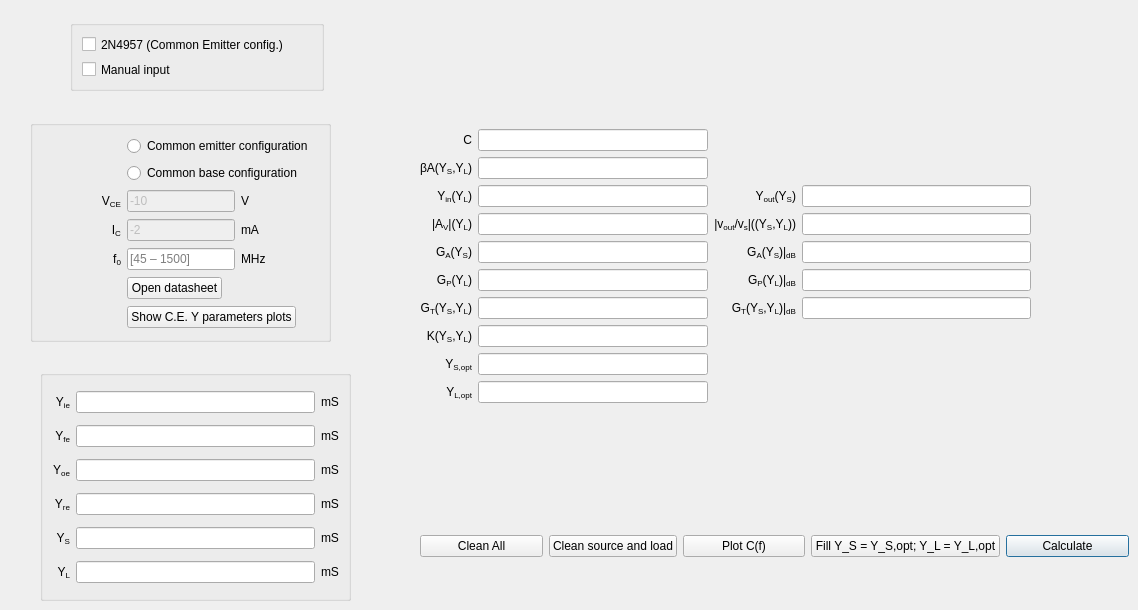
      <widget class="QWidget" name="tab_5">
       <attribute name="title">
        <string>Y</string>
       </attribute>
       <widget class="QGroupBox" name="groupBox_4">
        <property name="geometry">
         <rect>
          <x>30</x>
          <y>120</y>
          <width>301</width>
          <height>222</height>
         </rect>
        </property>
        <property name="title">
         <string/>
        </property>
        <layout class="QGridLayout" name="gridLayout_3">
         <item row="0" column="1" colspan="2">
          <widget class="QRadioButton" name="radioButton_CE">
           <property name="text">
            <string>Common emitter configuration</string>
           </property>
          </widget>
         </item>
         <item row="1" column="1" colspan="2">
          <widget class="QRadioButton" name="radioButton_CB">
           <property name="text">
            <string>Common base configuration</string>
           </property>
          </widget>
         </item>
         <item row="2" column="0">
          <widget class="QLabel" name="label_165">
           <property name="text">
            <string>&lt;html&gt;&lt;head/&gt;&lt;body&gt;&lt;p&gt;V&lt;span style=&quot; vertical-align:sub;&quot;&gt;CE&lt;/span&gt;&lt;/p&gt;&lt;/body&gt;&lt;/html&gt;</string>
           </property>
           <property name="alignment">
            <set>Qt::AlignRight|Qt::AlignTrailing|Qt::AlignVCenter</set>
           </property>
          </widget>
         </item>
         <item row="2" column="1">
          <widget class="QLineEdit" name="vce_box_2">
           <property name="enabled">
            <bool>false</bool>
           </property>
           <property name="sizePolicy">
            <sizepolicy hsizetype="Fixed" vsizetype="Fixed">
             <horstretch>0</horstretch>
             <verstretch>0</verstretch>
            </sizepolicy>
           </property>
           <property name="text">
            <string>-10</string>
           </property>
          </widget>
         </item>
         <item row="2" column="2">
          <widget class="QLabel" name="label_37">
           <property name="sizePolicy">
            <sizepolicy hsizetype="Minimum" vsizetype="Preferred">
             <horstretch>0</horstretch>
             <verstretch>0</verstretch>
            </sizepolicy>
           </property>
           <property name="text">
            <string>V</string>
           </property>
          </widget>
         </item>
         <item row="3" column="0">
          <widget class="QLabel" name="label_166">
           <property name="text">
            <string>&lt;html&gt;&lt;head/&gt;&lt;body&gt;&lt;p&gt;I&lt;span style=&quot; vertical-align:sub;&quot;&gt;C&lt;/span&gt;&lt;/p&gt;&lt;/body&gt;&lt;/html&gt;</string>
           </property>
           <property name="alignment">
            <set>Qt::AlignRight|Qt::AlignTrailing|Qt::AlignVCenter</set>
           </property>
          </widget>
         </item>
         <item row="3" column="1">
          <widget class="QLineEdit" name="vce_box_3">
           <property name="enabled">
            <bool>false</bool>
           </property>
           <property name="sizePolicy">
            <sizepolicy hsizetype="Fixed" vsizetype="Fixed">
             <horstretch>0</horstretch>
             <verstretch>0</verstretch>
            </sizepolicy>
           </property>
           <property name="text">
            <string>-2</string>
           </property>
          </widget>
         </item>
         <item row="3" column="2">
          <widget class="QLabel" name="label_38">
           <property name="sizePolicy">
            <sizepolicy hsizetype="Minimum" vsizetype="Preferred">
             <horstretch>0</horstretch>
             <verstretch>0</verstretch>
            </sizepolicy>
           </property>
           <property name="text">
            <string>mA</string>
           </property>
          </widget>
         </item>
         <item row="4" column="0">
          <widget class="QLabel" name="label_118">
           <property name="sizePolicy">
            <sizepolicy hsizetype="Minimum" vsizetype="Preferred">
             <horstretch>0</horstretch>
             <verstretch>0</verstretch>
            </sizepolicy>
           </property>
           <property name="text">
            <string>f&lt;sub&gt;0&lt;/sub&gt;</string>
           </property>
           <property name="alignment">
            <set>Qt::AlignRight|Qt::AlignTrailing|Qt::AlignVCenter</set>
           </property>
          </widget>
         </item>
         <item row="4" column="1">
          <widget class="QLineEdit" name="f0_box_2">
           <property name="sizePolicy">
            <sizepolicy hsizetype="Fixed" vsizetype="Fixed">
             <horstretch>0</horstretch>
             <verstretch>0</verstretch>
            </sizepolicy>
           </property>
           <property name="placeholderText">
            <string>[45 – 1500]</string>
           </property>
          </widget>
         </item>
         <item row="4" column="2">
          <widget class="QLabel" name="label_8">
           <property name="sizePolicy">
            <sizepolicy hsizetype="Minimum" vsizetype="Preferred">
             <horstretch>0</horstretch>
             <verstretch>0</verstretch>
            </sizepolicy>
           </property>
           <property name="text">
            <string>MHz</string>
           </property>
          </widget>
         </item>
         <item row="5" column="1">
          <widget class="QPushButton" name="open_datasheet_Y_button">
           <property name="sizePolicy">
            <sizepolicy hsizetype="Fixed" vsizetype="Fixed">
             <horstretch>0</horstretch>
             <verstretch>0</verstretch>
            </sizepolicy>
           </property>
           <property name="text">
            <string>Open datasheet</string>
           </property>
          </widget>
         </item>
         <item row="6" column="1" colspan="2">
          <widget class="QPushButton" name="show_plots_button">
           <property name="sizePolicy">
            <sizepolicy hsizetype="Fixed" vsizetype="Fixed">
             <horstretch>0</horstretch>
             <verstretch>0</verstretch>
            </sizepolicy>
           </property>
           <property name="text">
            <string notr="true">Show C.E. Y parameters plots</string>
           </property>
          </widget>
         </item>
        </layout>
       </widget>
       <widget class="QGroupBox" name="groupBox">
        <property name="geometry">
         <rect>
          <x>40</x>
          <y>370</y>
          <width>311</width>
          <height>231</height>
         </rect>
        </property>
        <property name="title">
         <string/>
        </property>
        <layout class="QGridLayout" name="gridLayout">
         <item row="4" column="1">
          <widget class="QLineEdit" name="y_s_box_2"/>
         </item>
         <item row="5" column="2">
          <widget class="QLabel" name="label_10">
           <property name="text">
            <string>mS</string>
           </property>
          </widget>
         </item>
         <item row="4" column="2">
          <widget class="QLabel" name="label_9">
           <property name="text">
            <string>mS</string>
           </property>
          </widget>
         </item>
         <item row="2" column="2">
          <widget class="QLabel" name="label_129">
           <property name="text">
            <string>mS</string>
           </property>
          </widget>
         </item>
         <item row="3" column="0">
          <widget class="QLabel" name="label_78">
           <property name="sizePolicy">
            <sizepolicy hsizetype="Minimum" vsizetype="Preferred">
             <horstretch>0</horstretch>
             <verstretch>0</verstretch>
            </sizepolicy>
           </property>
           <property name="toolTip">
            <string notr="true"/>
           </property>
           <property name="statusTip">
            <string notr="true"/>
           </property>
           <property name="whatsThis">
            <string notr="true"/>
           </property>
           <property name="accessibleName">
            <string notr="true"/>
           </property>
           <property name="accessibleDescription">
            <string notr="true"/>
           </property>
           <property name="text">
            <string>&lt;html&gt;&lt;head/&gt;&lt;body&gt;&lt;p&gt;Y&lt;span style=&quot; vertical-align:sub;&quot;&gt;re&lt;/span&gt;&lt;/p&gt;&lt;/body&gt;&lt;/html&gt;</string>
           </property>
           <property name="alignment">
            <set>Qt::AlignRight|Qt::AlignTrailing|Qt::AlignVCenter</set>
           </property>
          </widget>
         </item>
         <item row="4" column="0">
          <widget class="QLabel" name="label_120">
           <property name="sizePolicy">
            <sizepolicy hsizetype="Minimum" vsizetype="Preferred">
             <horstretch>0</horstretch>
             <verstretch>0</verstretch>
            </sizepolicy>
           </property>
           <property name="text">
            <string>Y&lt;sub&gt;S&lt;/sub&gt;</string>
           </property>
           <property name="alignment">
            <set>Qt::AlignRight|Qt::AlignTrailing|Qt::AlignVCenter</set>
           </property>
          </widget>
         </item>
         <item row="3" column="1">
          <widget class="QLineEdit" name="y_r_box_2"/>
         </item>
         <item row="5" column="0">
          <widget class="QLabel" name="label_119">
           <property name="sizePolicy">
            <sizepolicy hsizetype="Minimum" vsizetype="Preferred">
             <horstretch>0</horstretch>
             <verstretch>0</verstretch>
            </sizepolicy>
           </property>
           <property name="text">
            <string>Y&lt;sub&gt;L&lt;/sub&gt;</string>
           </property>
           <property name="alignment">
            <set>Qt::AlignRight|Qt::AlignTrailing|Qt::AlignVCenter</set>
           </property>
          </widget>
         </item>
         <item row="3" column="2">
          <widget class="QLabel" name="label_128">
           <property name="text">
            <string>mS</string>
           </property>
          </widget>
         </item>
         <item row="5" column="1">
          <widget class="QLineEdit" name="y_L_box_2"/>
         </item>
         <item row="1" column="1">
          <widget class="QLineEdit" name="y_f_box_2"/>
         </item>
         <item row="0" column="2">
          <widget class="QLabel" name="label_127">
           <property name="text">
            <string>mS</string>
           </property>
          </widget>
         </item>
         <item row="1" column="2">
          <widget class="QLabel" name="label_121">
           <property name="text">
            <string>mS</string>
           </property>
          </widget>
         </item>
         <item row="2" column="0">
          <widget class="QLabel" name="label_79">
           <property name="sizePolicy">
            <sizepolicy hsizetype="Minimum" vsizetype="Preferred">
             <horstretch>0</horstretch>
             <verstretch>0</verstretch>
            </sizepolicy>
           </property>
           <property name="toolTip">
            <string notr="true"/>
           </property>
           <property name="statusTip">
            <string notr="true"/>
           </property>
           <property name="whatsThis">
            <string notr="true"/>
           </property>
           <property name="accessibleName">
            <string notr="true"/>
           </property>
           <property name="accessibleDescription">
            <string notr="true"/>
           </property>
           <property name="text">
            <string>&lt;html&gt;&lt;head/&gt;&lt;body&gt;&lt;p&gt;Y&lt;span style=&quot; vertical-align:sub;&quot;&gt;oe&lt;/span&gt;&lt;/p&gt;&lt;/body&gt;&lt;/html&gt;</string>
           </property>
           <property name="alignment">
            <set>Qt::AlignRight|Qt::AlignTrailing|Qt::AlignVCenter</set>
           </property>
          </widget>
         </item>
         <item row="2" column="1">
          <widget class="QLineEdit" name="y_o_box_2"/>
         </item>
         <item row="0" column="1">
          <widget class="QLineEdit" name="y_i_box_2"/>
         </item>
         <item row="0" column="0">
          <widget class="QLabel" name="label_20">
           <property name="toolTip">
            <string notr="true"/>
           </property>
           <property name="statusTip">
            <string notr="true"/>
           </property>
           <property name="whatsThis">
            <string notr="true"/>
           </property>
           <property name="accessibleName">
            <string notr="true"/>
           </property>
           <property name="accessibleDescription">
            <string notr="true"/>
           </property>
           <property name="text">
            <string>&lt;html&gt;&lt;head/&gt;&lt;body&gt;&lt;p&gt;Y&lt;span style=&quot; vertical-align:sub;&quot;&gt;ie&lt;/span&gt;&lt;/p&gt;&lt;/body&gt;&lt;/html&gt;</string>
           </property>
           <property name="alignment">
            <set>Qt::AlignRight|Qt::AlignTrailing|Qt::AlignVCenter</set>
           </property>
          </widget>
         </item>
         <item row="1" column="0">
          <widget class="QLabel" name="label_81">
           <property name="sizePolicy">
            <sizepolicy hsizetype="Minimum" vsizetype="Preferred">
             <horstretch>0</horstretch>
             <verstretch>0</verstretch>
            </sizepolicy>
           </property>
           <property name="toolTip">
            <string notr="true"/>
           </property>
           <property name="statusTip">
            <string notr="true"/>
           </property>
           <property name="whatsThis">
            <string notr="true"/>
           </property>
           <property name="accessibleName">
            <string notr="true"/>
           </property>
           <property name="accessibleDescription">
            <string notr="true"/>
           </property>
           <property name="text">
            <string>&lt;html&gt;&lt;head/&gt;&lt;body&gt;&lt;p&gt;Y&lt;span style=&quot; vertical-align:sub;&quot;&gt;fe&lt;/span&gt;&lt;/p&gt;&lt;/body&gt;&lt;/html&gt;</string>
           </property>
           <property name="alignment">
            <set>Qt::AlignRight|Qt::AlignTrailing|Qt::AlignVCenter</set>
           </property>
          </widget>
         </item>
        </layout>
       </widget>
       <widget class="QGroupBox" name="groupBox_2">
        <property name="geometry">
         <rect>
          <x>70</x>
          <y>20</y>
          <width>254</width>
          <height>71</height>
         </rect>
        </property>
        <property name="title">
         <string/>
        </property>
        <layout class="QVBoxLayout" name="verticalLayout_2">
         <item>
          <widget class="QCheckBox" name="checkBox">
           <property name="text">
            <string>2N4957 (Common Emitter config.)</string>
           </property>
          </widget>
         </item>
         <item>
          <widget class="QCheckBox" name="manual_input_checkBox">
           <property name="text">
            <string>Manual input</string>
           </property>
          </widget>
         </item>
        </layout>
       </widget>
       <widget class="QWidget" name="">
        <property name="geometry">
         <rect>
          <x>420</x>
          <y>530</y>
          <width>709</width>
          <height>32</height>
         </rect>
        </property>
        <layout class="QHBoxLayout" name="horizontalLayout_2">
         <item>
          <widget class="QPushButton" name="Clean_all_button_4">
           <property name="text">
            <string>Clean All</string>
           </property>
          </widget>
         </item>
         <item>
          <widget class="QPushButton" name="Clean_button_3">
           <property name="text">
            <string>Clean source and load</string>
           </property>
          </widget>
         </item>
         <item>
          <widget class="QPushButton" name="plot_C_f0_button">
           <property name="text">
            <string>Plot C(f)</string>
           </property>
           <property name="autoDefault">
            <bool>false</bool>
           </property>
           <property name="default">
            <bool>false</bool>
           </property>
           <property name="flat">
            <bool>false</bool>
           </property>
          </widget>
         </item>
         <item>
          <widget class="QPushButton" name="Fill_ys_yl_opt_button">
           <property name="text">
            <string>Fill Y_S = Y_S,opt; Y_L = Y_L,opt</string>
           </property>
          </widget>
         </item>
         <item>
          <widget class="QPushButton" name="Calculate_button_4">
           <property name="text">
            <string>Calculate</string>
           </property>
           <property name="autoDefault">
            <bool>true</bool>
           </property>
           <property name="default">
            <bool>true</bool>
           </property>
          </widget>
         </item>
        </layout>
       </widget>
       <widget class="QWidget" name="">
        <property name="geometry">
         <rect>
          <x>420</x>
          <y>50</y>
          <width>611</width>
          <height>353</height>
         </rect>
        </property>
        <layout class="QGridLayout" name="gridLayout_2">
         <item row="7" column="1">
          <widget class="QLineEdit" name="GP_box_2">
           <property name="readOnly">
            <bool>true</bool>
           </property>
          </widget>
         </item>
         <item row="6" column="3">
          <widget class="QLineEdit" name="GA_box_dB_2">
           <property name="readOnly">
            <bool>true</bool>
           </property>
          </widget>
         </item>
         <item row="5" column="2">
          <widget class="QLabel" name="label_174">
           <property name="text">
            <string>&lt;html&gt;&lt;head/&gt;&lt;body&gt;&lt;p&gt;|v&lt;span style=&quot; vertical-align:sub;&quot;&gt;out&lt;/span&gt;/v&lt;span style=&quot; vertical-align:sub;&quot;&gt;s&lt;/span&gt;|((Y&lt;span style=&quot; vertical-align:sub;&quot;&gt;S&lt;/span&gt;,Y&lt;span style=&quot; vertical-align:sub;&quot;&gt;L&lt;/span&gt;))&lt;/p&gt;&lt;/body&gt;&lt;/html&gt;</string>
           </property>
           <property name="alignment">
            <set>Qt::AlignRight|Qt::AlignTrailing|Qt::AlignVCenter</set>
           </property>
          </widget>
         </item>
         <item row="4" column="3">
          <widget class="QLineEdit" name="y_out_box_2">
           <property name="sizePolicy">
            <sizepolicy hsizetype="Expanding" vsizetype="Fixed">
             <horstretch>0</horstretch>
             <verstretch>0</verstretch>
            </sizepolicy>
           </property>
           <property name="readOnly">
            <bool>true</bool>
           </property>
          </widget>
         </item>
         <item row="7" column="0">
          <widget class="QLabel" name="label_133">
           <property name="text">
            <string>G&lt;sub&gt;P&lt;/sub&gt;(Y&lt;sub&gt;L&lt;/sub&gt;)</string>
           </property>
           <property name="alignment">
            <set>Qt::AlignRight|Qt::AlignTrailing|Qt::AlignVCenter</set>
           </property>
          </widget>
         </item>
         <item row="10" column="0">
          <widget class="QLabel" name="label_134">
           <property name="text">
            <string>Y&lt;sub&gt;S,opt&lt;/sub&gt;</string>
           </property>
           <property name="alignment">
            <set>Qt::AlignRight|Qt::AlignTrailing|Qt::AlignVCenter</set>
           </property>
          </widget>
         </item>
         <item row="7" column="2">
          <widget class="QLabel" name="label_137">
           <property name="text">
            <string>&lt;html&gt;&lt;head/&gt;&lt;body&gt;&lt;p&gt;G&lt;span style=&quot; vertical-align:sub;&quot;&gt;P&lt;/span&gt;(Y&lt;span style=&quot; vertical-align:sub;&quot;&gt;L&lt;/span&gt;)|&lt;span style=&quot; vertical-align:sub;&quot;&gt;dB&lt;/span&gt;&lt;/p&gt;&lt;/body&gt;&lt;/html&gt;</string>
           </property>
           <property name="alignment">
            <set>Qt::AlignRight|Qt::AlignTrailing|Qt::AlignVCenter</set>
           </property>
          </widget>
         </item>
         <item row="4" column="1">
          <widget class="QLineEdit" name="y_in_box_2">
           <property name="readOnly">
            <bool>true</bool>
           </property>
          </widget>
         </item>
         <item row="8" column="3">
          <widget class="QLineEdit" name="GT_box_dB_2">
           <property name="readOnly">
            <bool>true</bool>
           </property>
          </widget>
         </item>
         <item row="5" column="0">
          <widget class="QLabel" name="label_173">
           <property name="text">
            <string>&lt;html&gt;&lt;head/&gt;&lt;body&gt;&lt;p&gt;|A&lt;span style=&quot; vertical-align:sub;&quot;&gt;V&lt;/span&gt;|(Y&lt;span style=&quot; vertical-align:sub;&quot;&gt;L&lt;/span&gt;)&lt;/p&gt;&lt;/body&gt;&lt;/html&gt;</string>
           </property>
           <property name="alignment">
            <set>Qt::AlignRight|Qt::AlignTrailing|Qt::AlignVCenter</set>
           </property>
          </widget>
         </item>
         <item row="6" column="2">
          <widget class="QLabel" name="label_136">
           <property name="text">
            <string>&lt;html&gt;&lt;head/&gt;&lt;body&gt;&lt;p&gt;G&lt;span style=&quot; vertical-align:sub;&quot;&gt;A&lt;/span&gt;(Y&lt;span style=&quot; vertical-align:sub;&quot;&gt;S&lt;/span&gt;)|&lt;span style=&quot; vertical-align:sub;&quot;&gt;dB&lt;/span&gt;&lt;/p&gt;&lt;/body&gt;&lt;/html&gt;</string>
           </property>
           <property name="alignment">
            <set>Qt::AlignRight|Qt::AlignTrailing|Qt::AlignVCenter</set>
           </property>
          </widget>
         </item>
         <item row="8" column="2">
          <widget class="QLabel" name="label_138">
           <property name="text">
            <string>&lt;html&gt;&lt;head/&gt;&lt;body&gt;&lt;p&gt;G&lt;span style=&quot; vertical-align:sub;&quot;&gt;T&lt;/span&gt;(Y&lt;span style=&quot; vertical-align:sub;&quot;&gt;S&lt;/span&gt;,Y&lt;span style=&quot; vertical-align:sub;&quot;&gt;L&lt;/span&gt;)|&lt;span style=&quot; vertical-align:sub;&quot;&gt;dB&lt;/span&gt;&lt;/p&gt;&lt;/body&gt;&lt;/html&gt;</string>
           </property>
           <property name="alignment">
            <set>Qt::AlignRight|Qt::AlignTrailing|Qt::AlignVCenter</set>
           </property>
          </widget>
         </item>
         <item row="9" column="0">
          <widget class="QLabel" name="label_132">
           <property name="text">
            <string>&lt;html&gt;&lt;head/&gt;&lt;body&gt;&lt;p&gt;K(Y&lt;span style=&quot; vertical-align:sub;&quot;&gt;S&lt;/span&gt;,Y&lt;span style=&quot; vertical-align:sub;&quot;&gt;L&lt;/span&gt;)&lt;/p&gt;&lt;/body&gt;&lt;/html&gt;</string>
           </property>
           <property name="alignment">
            <set>Qt::AlignRight|Qt::AlignTrailing|Qt::AlignVCenter</set>
           </property>
          </widget>
         </item>
         <item row="11" column="0">
          <widget class="QLabel" name="label_140">
           <property name="text">
            <string>Y&lt;sub&gt;L,opt&lt;/sub&gt;</string>
           </property>
           <property name="alignment">
            <set>Qt::AlignRight|Qt::AlignTrailing|Qt::AlignVCenter</set>
           </property>
          </widget>
         </item>
         <item row="7" column="3">
          <widget class="QLineEdit" name="GP_box_dB_2">
           <property name="readOnly">
            <bool>true</bool>
           </property>
          </widget>
         </item>
         <item row="3" column="0">
          <widget class="QLabel" name="label_143">
           <property name="text">
            <string>βA(Y&lt;sub&gt;S&lt;/sub&gt;,Y&lt;sub&gt;L&lt;/sub&gt;)</string>
           </property>
           <property name="alignment">
            <set>Qt::AlignRight|Qt::AlignTrailing|Qt::AlignVCenter</set>
           </property>
          </widget>
         </item>
         <item row="10" column="1">
          <widget class="QLineEdit" name="y_s_opt_box_2">
           <property name="readOnly">
            <bool>true</bool>
           </property>
          </widget>
         </item>
         <item row="8" column="1">
          <widget class="QLineEdit" name="GT_box_2">
           <property name="readOnly">
            <bool>true</bool>
           </property>
          </widget>
         </item>
         <item row="3" column="1">
          <widget class="QLineEdit" name="beta_A_box_2">
           <property name="readOnly">
            <bool>true</bool>
           </property>
          </widget>
         </item>
         <item row="6" column="0">
          <widget class="QLabel" name="label_135">
           <property name="text">
            <string>G&lt;sub&gt;A&lt;/sub&gt;(Y&lt;sub&gt;S&lt;/sub&gt;)</string>
           </property>
           <property name="alignment">
            <set>Qt::AlignRight|Qt::AlignTrailing|Qt::AlignVCenter</set>
           </property>
          </widget>
         </item>
         <item row="8" column="0">
          <widget class="QLabel" name="label_141">
           <property name="text">
            <string>G&lt;sub&gt;T&lt;/sub&gt;(Y&lt;sub&gt;S&lt;/sub&gt;,Y&lt;sub&gt;L&lt;/sub&gt;)</string>
           </property>
           <property name="alignment">
            <set>Qt::AlignRight|Qt::AlignTrailing|Qt::AlignVCenter</set>
           </property>
          </widget>
         </item>
         <item row="9" column="1">
          <widget class="QLineEdit" name="k_box_3">
           <property name="readOnly">
            <bool>true</bool>
           </property>
          </widget>
         </item>
         <item row="4" column="0">
          <widget class="QLabel" name="label_142">
           <property name="text">
            <string>Y&lt;sub&gt;in&lt;/sub&gt;(Y&lt;sub&gt;L&lt;/sub&gt;)</string>
           </property>
           <property name="alignment">
            <set>Qt::AlignRight|Qt::AlignTrailing|Qt::AlignVCenter</set>
           </property>
          </widget>
         </item>
         <item row="4" column="2">
          <widget class="QLabel" name="label_131">
           <property name="text">
            <string>Y&lt;sub&gt;out&lt;/sub&gt;(Y&lt;sub&gt;S&lt;/sub&gt;)</string>
           </property>
           <property name="alignment">
            <set>Qt::AlignRight|Qt::AlignTrailing|Qt::AlignVCenter</set>
           </property>
          </widget>
         </item>
         <item row="11" column="1">
          <widget class="QLineEdit" name="y_L_opt_box_2">
           <property name="readOnly">
            <bool>true</bool>
           </property>
          </widget>
         </item>
         <item row="5" column="1">
          <widget class="QLineEdit" name="A_V_box">
           <property name="readOnly">
            <bool>true</bool>
           </property>
          </widget>
         </item>
         <item row="5" column="3">
          <widget class="QLineEdit" name="vout_over_vs_box">
           <property name="readOnly">
            <bool>true</bool>
           </property>
          </widget>
         </item>
         <item row="6" column="1">
          <widget class="QLineEdit" name="GA_box_2">
           <property name="readOnly">
            <bool>true</bool>
           </property>
          </widget>
         </item>
         <item row="2" column="0">
          <widget class="QLabel" name="label_139">
           <property name="text">
            <string>C</string>
           </property>
           <property name="alignment">
            <set>Qt::AlignRight|Qt::AlignTrailing|Qt::AlignVCenter</set>
           </property>
          </widget>
         </item>
         <item row="2" column="1">
          <widget class="QLineEdit" name="C_box_2">
           <property name="readOnly">
            <bool>true</bool>
           </property>
          </widget>
         </item>
         <item row="1" column="1" colspan="3">
          <widget class="QLabel" name="text_2">
           <property name="text">
            <string/>
           </property>
           <property name="alignment">
            <set>Qt::AlignLeading|Qt::AlignLeft|Qt::AlignVCenter</set>
           </property>
          </widget>
         </item>
        </layout>
       </widget>
      </widget>
